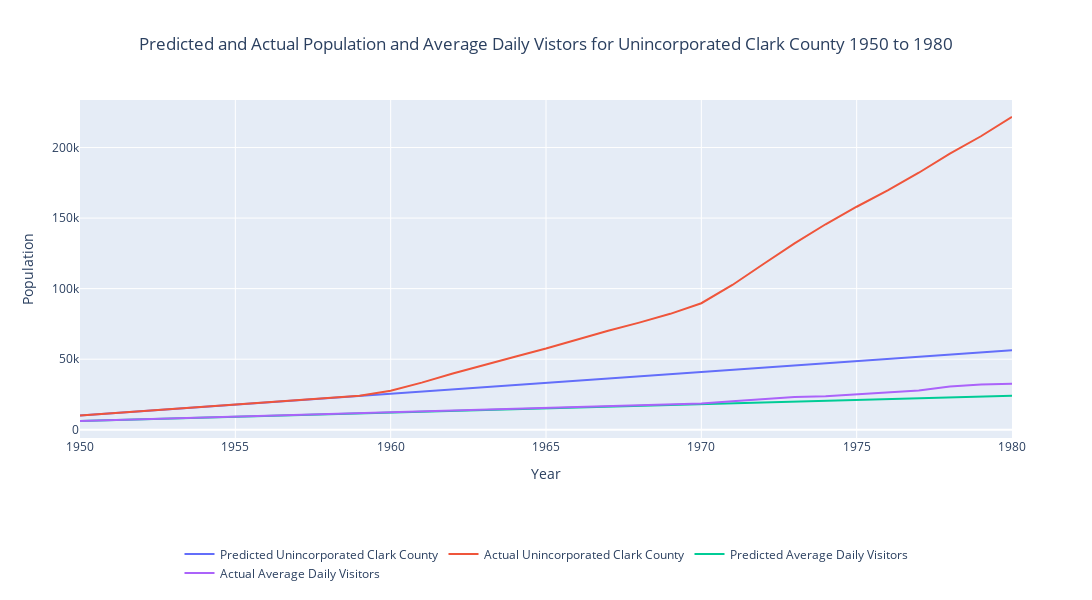

Notebook code for this chart:
### Code cell
Population1950to1980_Merged = pd.merge(
    Population1950to1980_Predicted.reset_index(),
    Population1950to1980.reset_index(),
    on="Year",
    how="outer"   # or 'inner' depending on whether you want all years or only common years
)
# Reshape wide → long for Plotly (all airlines in one column)
df_long = Population1950to1980_Merged.melt(id_vars='Year', 
                           value_vars=['Predicted Unincorporated Clark County',
                                       'Actual Unincorporated Clark County','Predicted Average Daily Visitors', 'Actual Average Daily Visitors'], 
                           var_name='Area', value_name='Population')

fig = px.line(
    df_long,
    x='Year', y='Population', color="Area",
    title="Predicted and Actual Population and Average Daily Vistors for Unincorporated Clark County 1950 to 1980",
    labels={'Population' : "Population"}
)

fig.update_traces(
    hovertemplate=(
        "Area = %{fullData.name}<br>"
        "Year = %{x}<br>"
        "Population = %{y:,}"
        "<extra></extra>"
    )
)

fig.update_layout(
    width=1200, height=600,
    yaxis_title="Population",
    #this puts the legend on the bottom
    legend=dict(
        title=dict(text="", side='top center'),  # legend title above items
        orientation="h",     # horizontal layout
        yanchor="top",
        y=-0.3,              # push below chart
        xanchor="center",
        x=0.5
    ),
    #centers the title
    title=dict(
        text="Predicted and Actual Population and Average Daily Vistors for Unincorporated Clark County 1950 to 1980",
        x=0.5,  # 0=left, 0.5=center, 1=right
        xanchor="center"
    )
)


fig.show()
#Population1950to1955

### Figure 1 — Plotly figure (JSON) as saved in the notebook; plotly's stock layout.template omitted (floating-point values rounded to 4 significant figures)
{"data": [{"hovertemplate": "Area = %{fullData.name}<br>Year = %{x}<br>Population = %{y:,}<extra></extra>", "legendgroup": "Predicted Unincorporated Clark County", "line": {"color": "#636efa", "dash": "solid"}, "marker": {"symbol": "circle"}, "mode": "lines", "name": "Predicted Unincorporated Clark County", "orientation": "v", "showlegend": true, "type": "scatter", "x": [1950, 1951, 1952, 1953, 1954, 1955, 1956, 1957, 1958, 1959, 1960, 1961, 1962, 1963, 1964, 1965, 1966, 1967, 1968, 1969, 1970, 1971, 1972, 1973, 1974, 1975, 1976, 1977, 1978, 1979, 1980], "xaxis": "x", "y": [10170, 11689, 13206, 14822, 16412, 17866, 19404, 20943, 22482, 24021, 25560, 27099, 28638, 30177, 31716, 33255, 34794, 36333, 37872, 39411, 40950, 42489, 44028, 45567, 47106, 48645, 50184, 51723, 53262, 54801, 56340], "yaxis": "y"}, {"hovertemplate": "Area = %{fullData.name}<br>Year = %{x}<br>Population = %{y:,}<extra></extra>", "legendgroup": "Actual Unincorporated Clark County", "line": {"color": "#EF553B", "dash": "solid"}, "marker": {"symbol": "circle"}, "mode": "lines", "name": "Actual Unincorporated Clark County", "orientation": "v", "showlegend": true, "type": "scatter", "x": [1950, 1951, 1952, 1953, 1954, 1955, 1956, 1957, 1958, 1959, 1960, 1961, 1962, 1963, 1964, 1965, 1966, 1967, 1968, 1969, 1970, 1971, 1972, 1973, 1974, 1975, 1976, 1977, 1978, 1979, 1980], "xaxis": "x", "y": [10170, 11689, 13206, 14822, 16412, 17866, 19766, 21242, 22671, 24111, 27605, 33407, 39846, 45939, 51739, 57536, 63925, 70197, 75916, 82148, 89667, 102601, 117442, 132101, 145631, 158037, 169690, 182152, 195652, 208003, 221721], "yaxis": "y"}, {"hovertemplate": "Area = %{fullData.name}<br>Year = %{x}<br>Population = %{y:,}<extra></extra>", "legendgroup": "Predicted Average Daily Visitors", "line": {"color": "#00cc96", "dash": "solid"}, "marker": {"symbol": "circle"}, "mode": "lines", "name": "Predicted Average Daily Visitors", "orientation": "v", "showlegend": true, "type": "scatter", "x": [1950, 1951, 1952, 1953, 1954, 1955, 1956, 1957, 1958, 1959, 1960, 1961, 1962, 1963, 1964, 1965, 1966, 1967, 1968, 1969, 1970, 1971, 1972, 1973, 1974, 1975, 1976, 1977, 1978, 1979, 1980], "xaxis": "x", "y": [6120, 6720, 7320, 7920, 8520, 9120, 9720, 10320, 10920, 11520, 12120, 12720, 13320, 13920, 14520, 15120, 15720, 16320, 16920, 17520, 18120, 18720, 19320, 19920, 20520, 21120, 21720, 22320, 22920, 23520, 24120], "yaxis": "y"}, {"hovertemplate": "Area = %{fullData.name}<br>Year = %{x}<br>Population = %{y:,}<extra></extra>", "legendgroup": "Actual Average Daily Visitors", "line": {"color": "#ab63fa", "dash": "solid"}, "marker": {"symbol": "circle"}, "mode": "lines", "name": "Actual Average Daily Visitors", "orientation": "v", "showlegend": true, "type": "scatter", "x": [1950, 1951, 1952, 1953, 1954, 1955, 1956, 1957, 1958, 1959, 1960, 1961, 1962, 1963, 1964, 1965, 1966, 1967, 1968, 1969, 1970, 1971, 1972, 1973, 1974, 1975, 1976, 1977, 1978, 1979, 1980], "xaxis": "x", "y": [6120, 6720, 7320, 7920, 8520, 9120, 9720, 10320, 10920, 11520, 12120, 12720, 13320, 13920, 14520, 15120, 15720, 16320, 16920, 17520, 18596, 20169, 21734, 23218, 23739, 25072, 26692, 27773, 30625, 32044, 32627], "yaxis": "y"}], "layout": {"height": 600, "legend": {"orientation": "h", "title": {"side": "top center", "text": ""}, "tracegroupgap": 0, "x": 0.5, "xanchor": "center", "y": -0.3, "yanchor": "top"}, "title": {"text": "Predicted and Actual Population and Average Daily Vistors for Unincorporated Clark County 1950 to 1980", "x": 0.5, "xanchor": "center"}, "width": 1200, "xaxis": {"anchor": "y", "domain": [0, 1], "title": {"text": "Year"}}, "yaxis": {"anchor": "x", "domain": [0, 1], "title": {"text": "Population"}}}}
